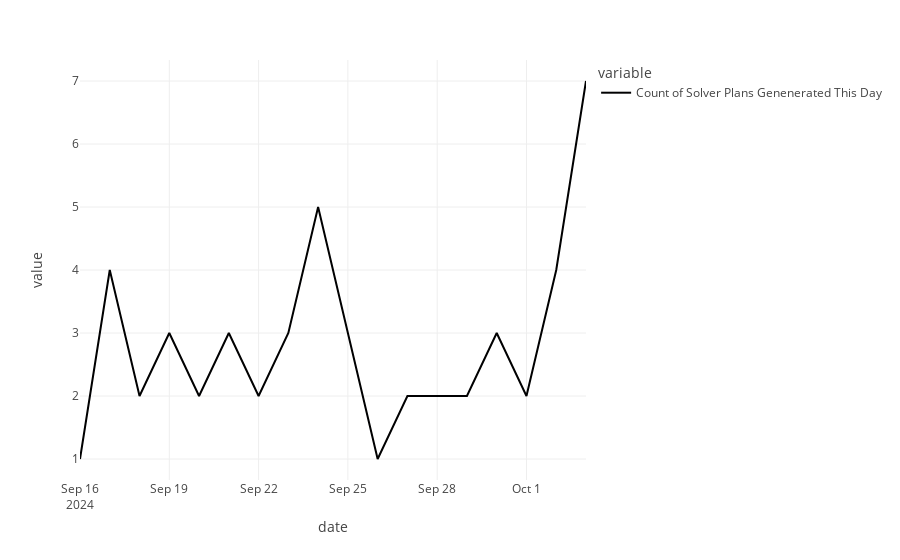

Notebook code for this chart:
### Code cell
import plotly.express as px

### Figure 1 — Plotly figure (JSON) as saved in the notebook; plotly's stock layout.template omitted (floating-point values rounded to 4 significant figures)
{"data": [{"hovertemplate": "variable=Count of Solver Plans Genenerated This Day<br>date=%{x}<br>value=%{y}<extra></extra>", "legendgroup": "Count of Solver Plans Genenerated This Day", "line": {"color": "#000001", "dash": "solid"}, "marker": {"symbol": "circle"}, "mode": "lines", "name": "Count of Solver Plans Genenerated This Day", "orientation": "v", "showlegend": true, "type": "scatter", "x": ["2024-09-16", "2024-09-17", "2024-09-18", "2024-09-19", "2024-09-20", "2024-09-21", "2024-09-22", "2024-09-23", "2024-09-24", "2024-09-25", "2024-09-26", "2024-09-27", "2024-09-28", "2024-09-29", "2024-09-30", "2024-10-01", "2024-10-02", "2024-10-03"], "xaxis": "x", "y": [1, 4, 2, 3, 2, 3, 2, 3, 5, 3, 1, 2, 2, 2, 3, 2, 4, 7], "yaxis": "y"}], "layout": {"legend": {"title": {"text": "variable"}, "tracegroupgap": 0}, "margin": {"t": 60}, "xaxis": {"anchor": "y", "domain": [0, 1], "title": {"text": "date"}}, "yaxis": {"anchor": "x", "domain": [0, 1], "title": {"text": "value"}}}}
